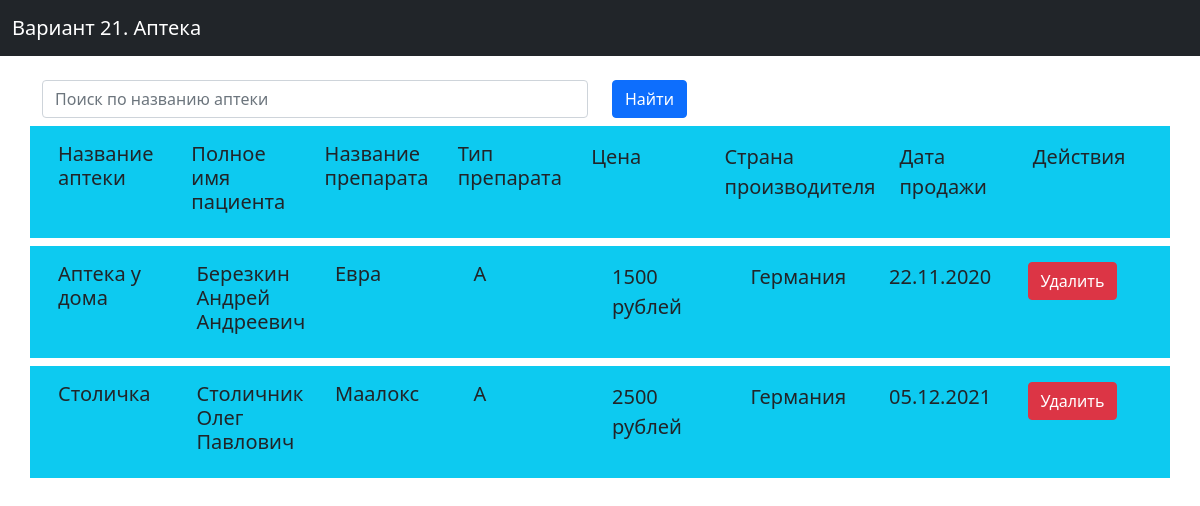
The page / on the database its author committed.
### app/page/pharmacy.py (models this page shows, shortened)
class Pharmacy(db.Model):
    __tablename__ = 'pharmacies'
    id = db.Column(db.Integer, primary_key=True)
    pharmacy_name = db.Column(db.String, nullable=True)
    patients_full_name = db.Column(db.String, nullable=True)
    name_of_medicine = db.Column(db.String, nullable=True)
    type_of_medicine = db.Column(db.String, nullable=True)
    price_of_medicine = db.Column(db.Integer, nullable=True)
    county_of_origin = db.Column(db.String, nullable=True)
    date_of_sale = db.Column(db.String, nullable=True)

### app/page/controller.py (the view)
@module.route("/index", methods=["GET", "POST"])
@module.route('/', methods=["GET", "POST"])
def index() -> str:
    form = SearchForm()
    pharmacies = Pharmacy.query.all()
    if form.validate_on_submit():
        text = f"%{form.search.data}%"
        pharmacies = Pharmacy.query.filter(Pharmacy.pharmacy_name.like(text)).all()
        if len(pharmacies) == 0:
            pharmacies = None
    return render_template("page/page.html", pharmacies=pharmacies, form=form)

### app/page/forms.py
class SearchForm(FlaskForm):
    search = StringField("search")
    button = SubmitField("Найти")

### app/templates/page/page.html
{% extends "base.html" %}
{% block content %}
            {% if pharmacies %}
                <div class="row p-3 mb-2 bg-info text-dark">
                    <div class="col">
                        <h1 class="lead">Название аптеки</h1>
                    </div>
                    <div class="col">
                        <h1 class="lead">Полное имя пациента</h1>
                    </div>
                    <div class="col">
                        <h1 class="lead">Название препарата</h1>
                    </div>
                    <div class="col">
                        <h1 class="lead">Тип препарата</h1>
                    </div>
                    <div class="col">
                        <p class="lead">Цена</p>
                    </div>
                    <div class="col">
                        <p class="lead">Страна производителя</p>
                    </div>
                    <div class="col">
                        <p class="lead">Дата продажи</p>
                    </div>
                    <div class="col">
                        <p class="lead">Действия</p>
                    </div>
                </div>
                {% for pharmacy in pharmacies %}
                    <div class="row p-3 mb-2 bg-info text-dark">
                        {% include "page/pharmacy.html" %}
                    </div>
                {% endfor %}
            {% else %}
                <p>Не нашел данные</p>
            {% endif %}
{% endblock %}

### app/templates/base.html (shortened to what this page needs)
<!DOCTYPE html>
<html lang="en">
<head>
    <link href="https://cdn.jsdelivr.net/npm/bootstrap@5.1.3/dist/css/bootstrap.min.css" rel="stylesheet"
>
</head>
<body>
<header>
    <nav class="navbar navbar-expand-md navbar-dark bg-dark mb-4">
        <div class="container-fluid">
            <a class="navbar-brand" href="#">Вариант 21. Аптека</a>
        </div>
    </nav>
</header>
<main class="container">
    <form method="POST" action="/">
        <div class="row">
            <div class="col">
                {{ form.search(class="form-control", placeholder="Поиск по названию аптеки") }}
            </div>
            <div class="col">
                {{form.button(class="btn btn-primary mb-2")}}
            </div>
        </div>
    </form>
    {% block content %} {% endblock %}
</main>
</body>
</html>

### app/templates/page/pharmacy.html
<div class="col">
    <h1 class="lead">{{ pharmacy.pharmacy_name }}</h1>
</div>
<div class="col">
    <h1 class="lead">{{ pharmacy.patients_full_name }}</h1>
</div>
<div class="col">
    <h1 class="lead">{{ pharmacy.name_of_medicine }}</h1>
</div>
<div class="col">
    <h1 class="lead">{{ pharmacy.type_of_medicine }}</h1>
</div>
<div class="col">
    <p class="lead">{{ pharmacy.price_of_medicine }}</p>
</div>
<div class="col">
    <p class="lead">{{ pharmacy.county_of_origin }}</p>
</div>
<div class="col">
    <p class="lead">{{ pharmacy.date_of_sale }}</p>
</div>
<div class="col">
    <a href="{{ url_for('entity.remove_block', pharmacy_name=pharmacy.pharmacy_name) }}" class="btn btn-danger">Удалить</a>
</div>

### rows shown on the page
Pharmacy: pharmacy_name "Аптека у дома", patients_full_name "Березкин Андрей Андреевич", name_of_medicine "Евра", type_of_medicine "A", price_of_medicine "1500 рублей", county_of_origin "Германия", date_of_sale "22.11.2020"
Pharmacy: pharmacy_name "Столичка", patients_full_name "Столичник Олег Павлович", name_of_medicine "Маалокс", type_of_medicine "А", price_of_medicine "2500 рублей", county_of_origin "Германия", date_of_sale "05.12.2021"
